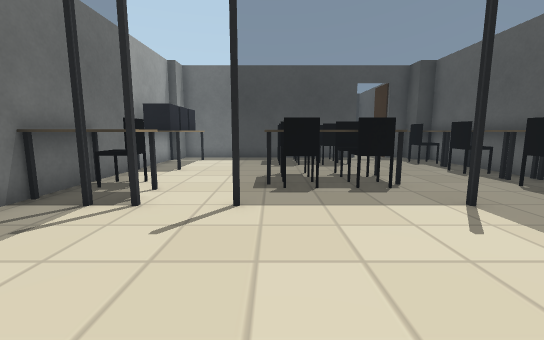
view 1 (above)

17 first-person views from a walk through a robot-simulator world made for Gazebo. The camera is 0.72 m above the floor, tilts 8° down and sees 90° across. The floor is counted in squares, 0.5 m on a side. Each view is taken from the middle of a square. On the plan, view 1 faces up. The plan holds only what a view shows up to about 13 squares ahead; the rest is blank.

view 2
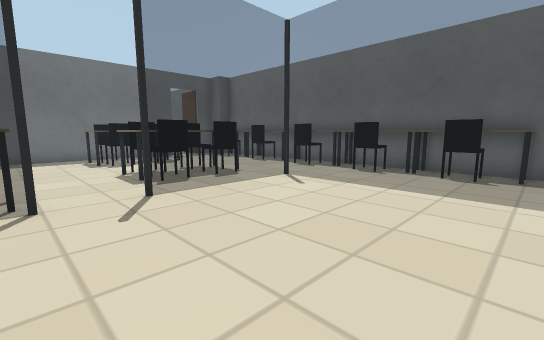

view 3
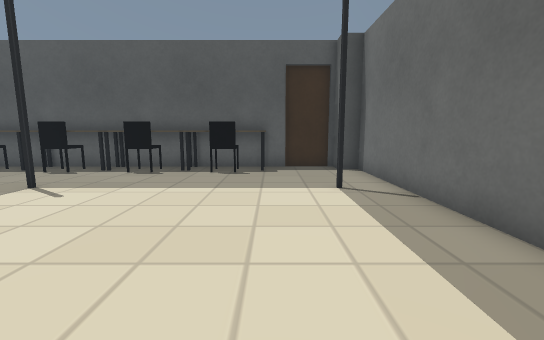

view 4
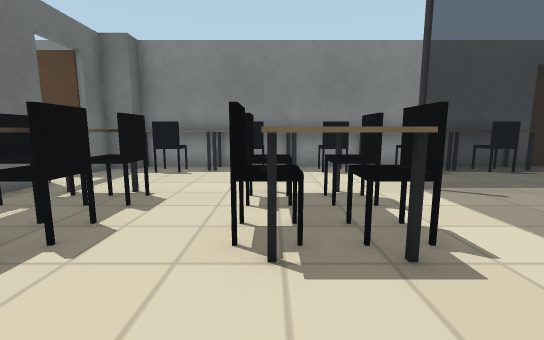

view 5
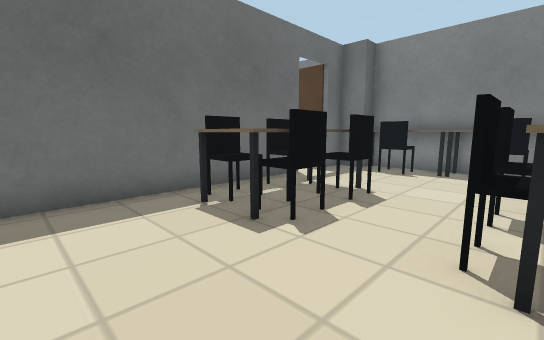

view 6
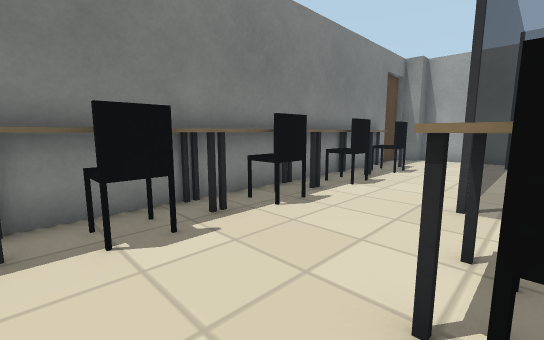

view 7
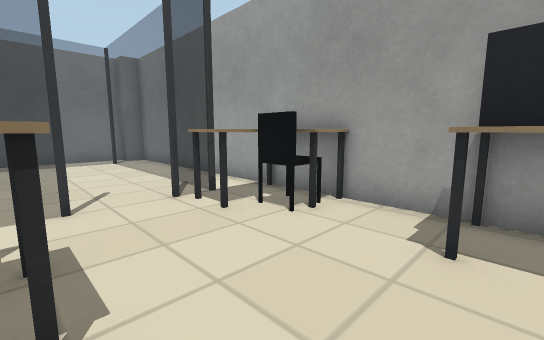

view 8
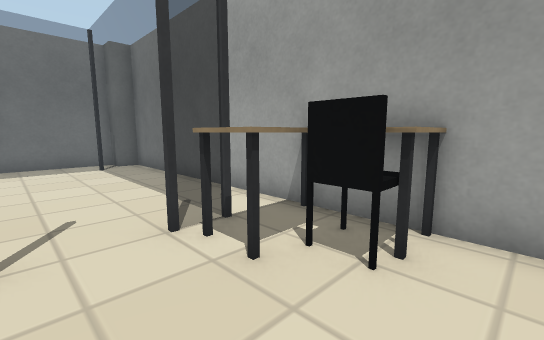

view 9
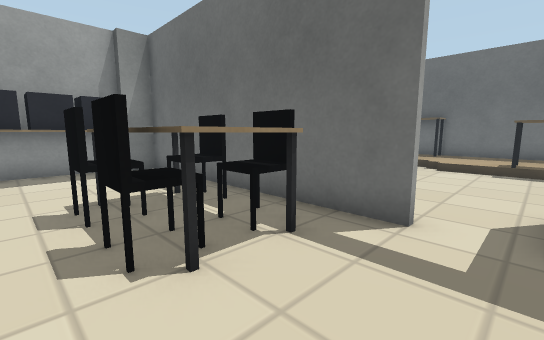

view 10
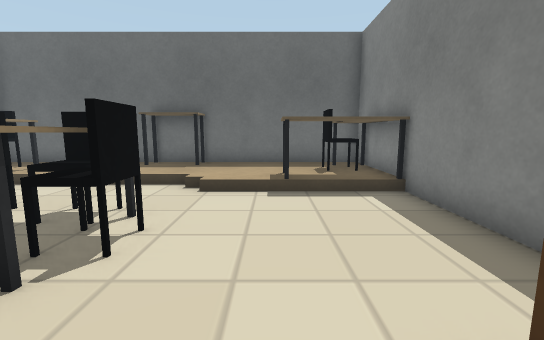

view 11
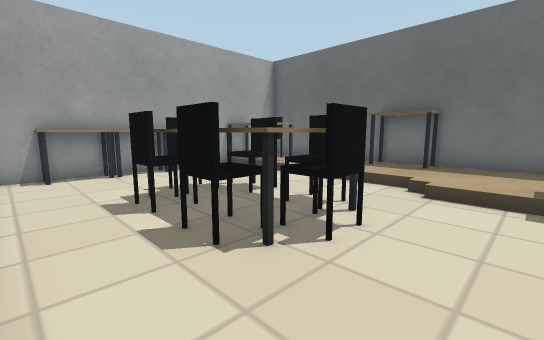

view 12
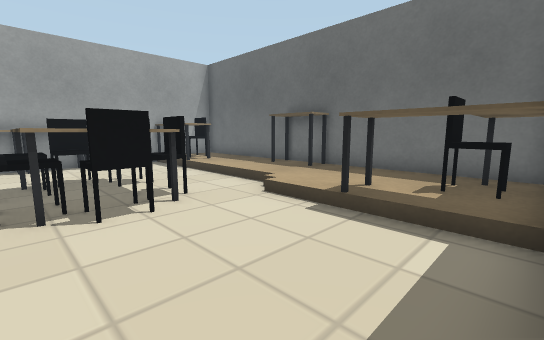

view 13
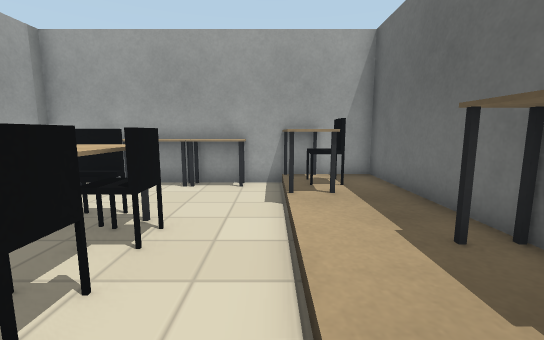

view 14
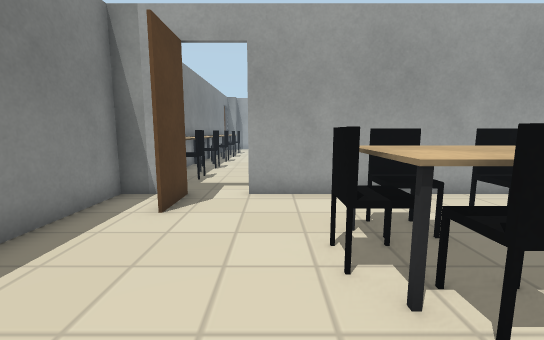

view 15
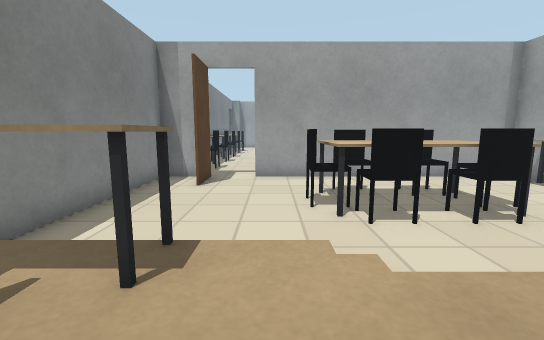

view 16
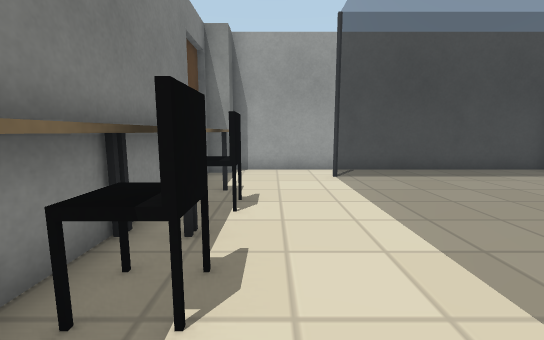

view 17
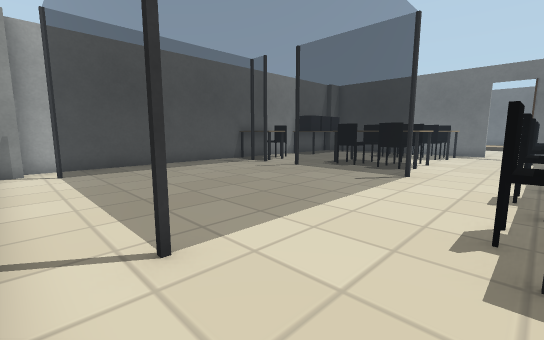

### Floor plan
Key: @ floor where view 1 was taken; # wall or solid block; . main floor; : floor 0.15 m higher than the main floor; / step, stairs or slope; = window, fence, low wall or low ledge; B dark grey box; L black box; E beige box; P dark grey post; G grey post; R grey box; O other object.
Columns run from 5 left of view 1 to 9 right of it. Each row starts with its distance up from view 1.
 27  #####  ######
 26 #     EE :
 25 #L          LE
 24 EEEE        LE
 23 #......./::EEE
 22 #.............#
 21 E....L.L......#
 20 O...LEEEL.....#
 19 O..LLEEEL.....#
 18 E...LLLL......#
 17 E..........#..#
 16 #..........#..#
 15 ##########.#RG
 14 #B...LLLL...OG
 13 #B...EEEE...LO
 12 #B...LLLL...LO
 11 #B..........OE
 10 #B..........LE
  9 #....LLLL...LE
  8 #L...EEEE...EE
  7 ELE...LLL...LE
  6 EEE.........LE
  5 #P .P====P..EE
  4 #=P......=..LE
  3 #=.......=..LE
  2 #=.......=..EE
  1 #=.......=..LE
  0 #=...@...=..LE
 -1 #=.......=..EE
 -2 #=.......=....#
 -3 #P=======P....#
 -4 G............GR
 -5  ############

Positions as (right, up) in squares from view 1, and headings:
1: (0, 0), facing up
2: (-3, -1), facing up-right
3: (-3, -1), facing right
4: (-3, 9), facing right
5: (-3, 9), facing up-right
6: (3, 11), facing down-right
7: (0, 11), facing down-left
8: (-1, 9), facing down-left
9: (6, 11), facing up-left
10: (5, 16), facing up
11: (5, 16), facing up-left
12: (8, 18), facing up-left
13: (4, 23), facing left
14: (4, 23), facing down
15: (4, 26), facing down
16: (6, 6), facing down
17: (7, -4), facing up-left
